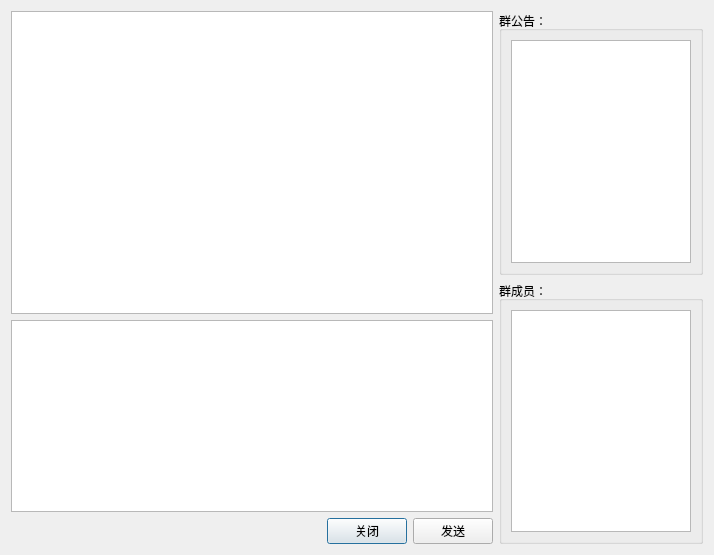
<?xml version="1.0" encoding="UTF-8"?>
<ui version="4.0">
 <class>ChatRoomDialog</class>
 <widget class="QDialog" name="ChatRoomDialog">
  <property name="geometry">
   <rect>
    <x>0</x>
    <y>0</y>
    <width>714</width>
    <height>555</height>
   </rect>
  </property>
  <property name="windowTitle">
   <string>Dialog</string>
  </property>
  <layout class="QVBoxLayout" name="verticalLayout_5">
   <item>
    <layout class="QHBoxLayout" name="horizontalLayout" stretch="1,0">
     <item>
      <layout class="QVBoxLayout" name="verticalLayout_4" stretch="1,0,0">
       <item>
        <widget class="QPlainTextEdit" name="edit_recv"/>
       </item>
       <item>
        <widget class="QTextEdit" name="edit_send"/>
       </item>
       <item>
        <layout class="QHBoxLayout" name="horizontalLayout_2">
         <property name="topMargin">
          <number>0</number>
         </property>
         <item>
          <spacer name="horizontalSpacer">
           <property name="orientation">
            <enum>Qt::Horizontal</enum>
           </property>
           <property name="sizeHint" stdset="0">
            <size>
             <width>40</width>
             <height>20</height>
            </size>
           </property>
          </spacer>
         </item>
         <item>
          <widget class="QPushButton" name="btn_close">
           <property name="text">
            <string>关闭</string>
           </property>
          </widget>
         </item>
         <item>
          <widget class="QPushButton" name="btn_send">
           <property name="text">
            <string>发送</string>
           </property>
          </widget>
         </item>
        </layout>
       </item>
      </layout>
     </item>
     <item>
      <layout class="QVBoxLayout" name="verticalLayout_3">
       <item>
        <widget class="QGroupBox" name="groupBox">
         <property name="title">
          <string>群公告：</string>
         </property>
         <layout class="QVBoxLayout" name="verticalLayout">
          <item>
           <widget class="QTextEdit" name="edit_notify">
            <property name="maximumSize">
             <size>
              <width>180</width>
              <height>16777215</height>
             </size>
            </property>
            <property name="readOnly">
             <bool>true</bool>
            </property>
           </widget>
          </item>
         </layout>
        </widget>
       </item>
       <item>
        <widget class="QGroupBox" name="groupBox_2">
         <property name="title">
          <string>群成员：</string>
         </property>
         <layout class="QVBoxLayout" name="verticalLayout_2">
          <item>
           <widget class="QListView" name="lv_members">
            <property name="maximumSize">
             <size>
              <width>180</width>
              <height>16777215</height>
             </size>
            </property>
           </widget>
          </item>
         </layout>
        </widget>
       </item>
      </layout>
     </item>
    </layout>
   </item>
  </layout>
 </widget>
 <resources/>
 <connections/>
</ui>
